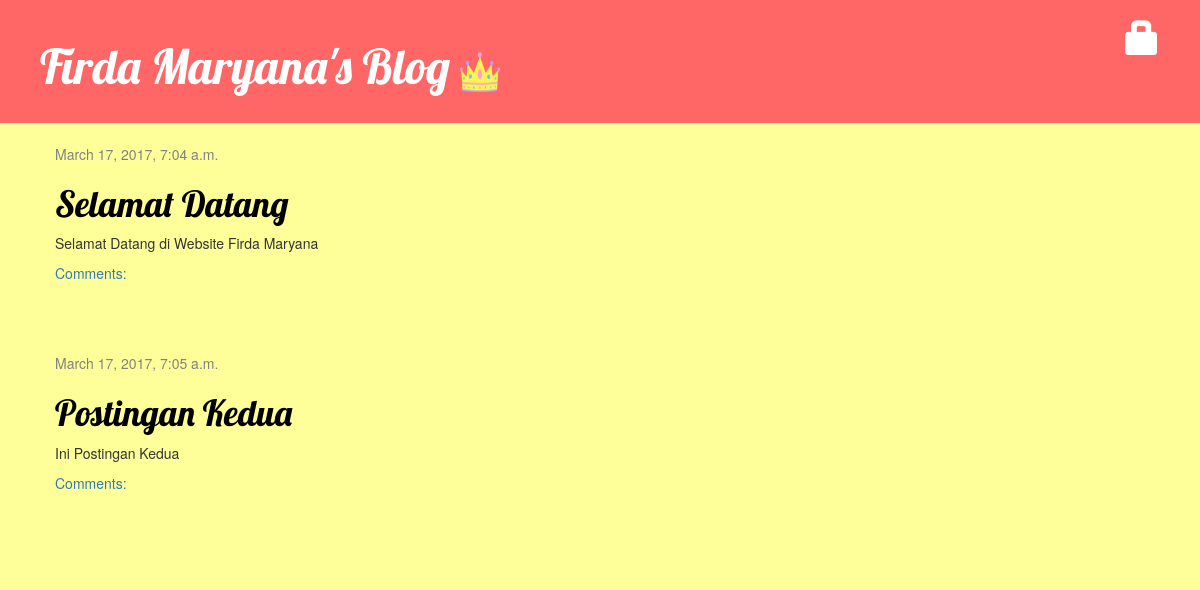
Page /blog/ on the earlier database version.
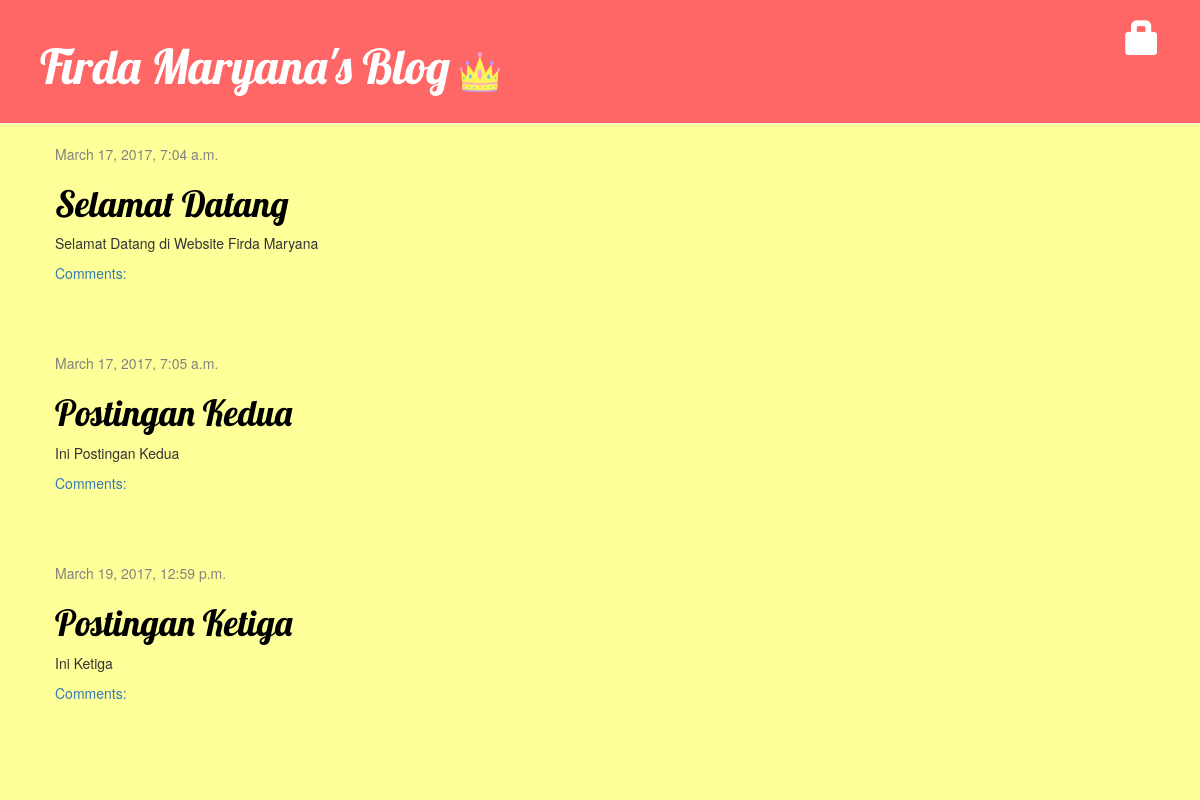
Same page on the later database version.
### blog/models.py (models this page shows, shortened)
class Post(models.Model):
    author = models.ForeignKey('auth.User')
    title = models.CharField(max_length=200)
    text = models.TextField()
    created_date = models.DateTimeField(
            default=timezone.now)
    published_date = models.DateTimeField(
            blank=True, null=True)

### blog/views.py (the view)
def post_list(request):
    posts = Post.objects.filter(published_date__lte=timezone.now()).order_by('published_date')
    return render(request, 'blog/post_list.html', {'posts': posts})

### blog/templates/blog/post_list.html
{% extends 'blog/base.html' %}
{% block content %}
    {% for post in posts %}
        <div class="post">
            <div class="date">
                {{ post.published_date }}
            </div>
            <h1><a href="{% url 'post_detail' pk=post.pk %}">{{ post.title }}</a></h1>
            <p>{{ post.text|linebreaksbr }}</p>
            <a href="{% url 'post_detail' pk=post.pk %}">Comments: {{ post.approved_comments.count }}</a>
        </div>
    {% endfor %}
{% endblock content %}

Differences in the rows shown:
now on this page (row edited): Post: published_date "March 19, 2017, 12:59 p.m.", title "Postingan Ketiga", text "Ini Ketiga"
